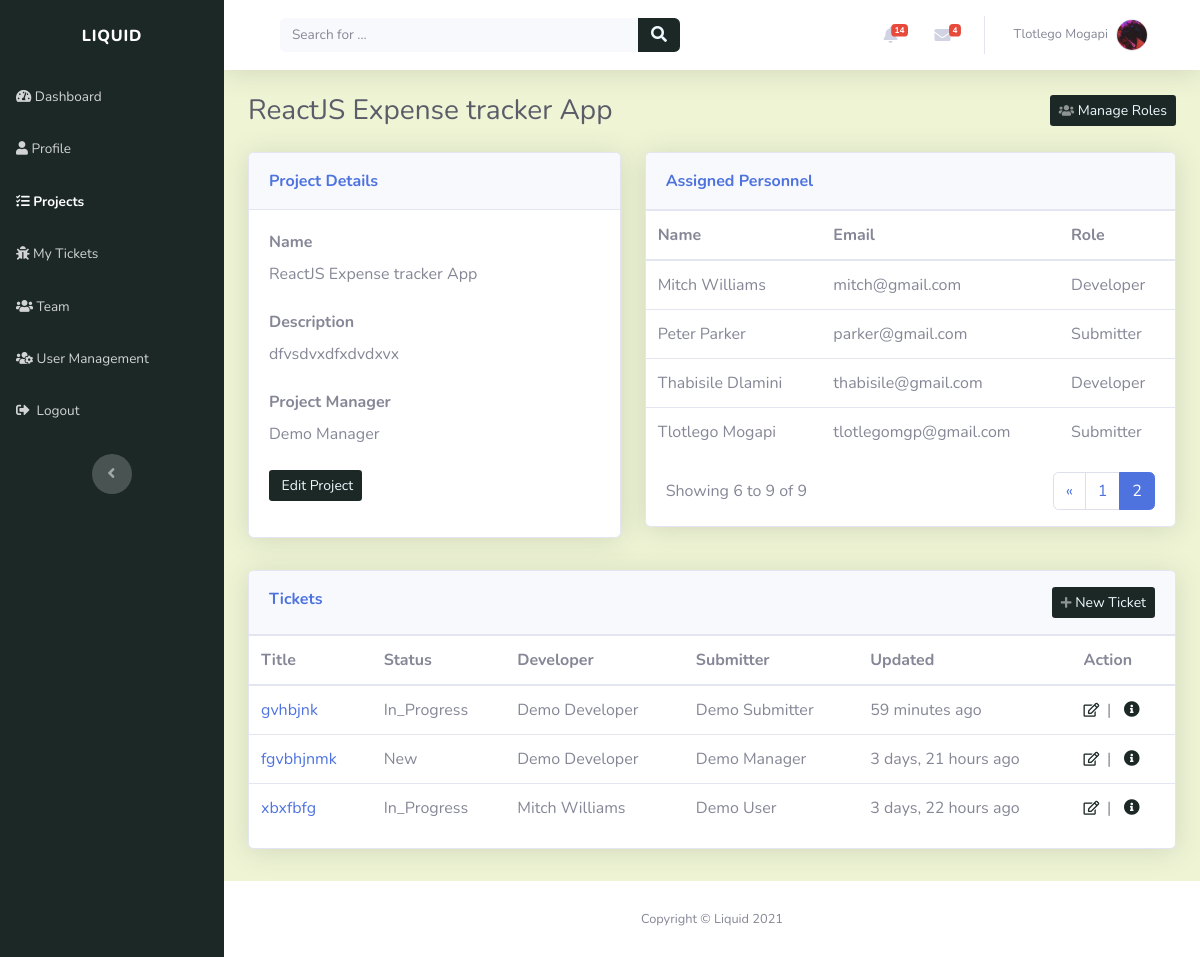
/projects/reactjs-expense-tracker-app-qkhvylyg/?page=2 (signed in), run on the app's committed database.
### account/models.py (models this page shows, shortened)
class Profile(models.Model):
    user = models.OneToOneField(settings.AUTH_USER_MODEL, on_delete=models.CASCADE, unique=True)
    profile_picture = models.ImageField(default='profile_images/default.jpg', upload_to='profile_images', blank=True)
    website = models.URLField(blank=True)
    first_name = models.CharField(max_length=30, blank=True)
    last_name = models.CharField(max_length=30, blank=True)
    address = models.CharField(max_length=50, blank=True)
    city = models.CharField(max_length=50, blank=True)
    country = models.CharField(max_length=50, blank=True)
    slug = models.SlugField(unique=True, blank=True)
    def __str__(self):
        return self.user.email

class Account(AbstractBaseUser):
    email = models.EmailField(verbose_name="email", max_length=30, unique=True)
    username = models.CharField(max_length=30, unique=True)
    date_created = models.DateTimeField(verbose_name="date created", auto_now_add=True)
    last_login = models.DateTimeField(verbose_name="last login", auto_now=True)
    is_admin = models.BooleanField(default=False)
    is_staff = models.BooleanField(default=True)
    is_active = models.BooleanField(default=True)
    is_super_user = models.BooleanField(default=False)
    USERNAME_FIELD = 'email'
    REQUIRED_FIELDS = ['username']
    objects = AccountManager()

### projects/models.py (models this page shows, shortened)
class Project(models.Model):
    name = models.CharField(max_length=50, unique=True)
    description = models.CharField(max_length=200)
    created_on = models.DateTimeField(verbose_name="date created", auto_now_add=True)
    created_by = models.ForeignKey(Profile, on_delete=models.CASCADE)
    slug = models.SlugField(unique=True, blank=True)
    def __str__(self):
        return self.name

class ProjectRole(models.Model):
    ROLE = (
        ('Project Manager', 'Project Manager'),
        ('Developer', 'Developer'),
        ('Submitter', 'Submitter'),
        ('Unassigned', 'Unassigned'),
    )
    user = models.ForeignKey(Profile, on_delete=models.CASCADE)
    project = models.ForeignKey(Project, on_delete=models.CASCADE)
    user_role = models.CharField(max_length=20, choices=ROLE, default='Un-assigned')
    created_on = models.DateTimeField(verbose_name="date added", auto_now_add=True)

### tickets/models.py (models this page shows, shortened)
class Ticket(models.Model):
    TICKET_PRIORITY = (
        ('LOW', 'Low'),
        ('MEDIUM', 'Medium'),
        ('HIGH', 'High'),
    )
    TICKET_STATUS = (
        ('NEW', 'New'),
        ('IN_PROGRESS', 'In Progress'),
        ('RESOLVED', 'Resolved'),
    )
    TICKET_TYPE = (
        ('TASK', 'Task'),
        ('BUG', 'Bug'),
        ('CHANGE', 'Change'),
        ('FEATURE', 'Feature request')
    )
    title = models.CharField(max_length=50)
    description = models.CharField(max_length=200)
    created_by = models.ForeignKey(Profile, on_delete=models.CASCADE)
    project = models.ForeignKey(Project, related_name="tickets", on_delete=models.CASCADE)
    created_on = models.DateTimeField(verbose_name="created_on", auto_now_add=True)
    updated = models.DateTimeField(verbose_name="date updated", auto_now=True)
    priority = models.CharField(max_length=12, choices=TICKET_PRIORITY, default='LOW')
    status = models.CharField(max_length=12, choices=TICKET_STATUS, default='NEW')
    class_type = models.CharField(max_length=12, choices=TICKET_TYPE, default='TASK')
    slug = models.SlugField(unique=True, blank=True)

### projects/views.py (the view)
# urls.py: path('<slug:slug>/', views.project_detail_view, name="view_project"),
@login_required(login_url='login_page')
def project_detail_view(request, slug):
    context = {}
    project = get_object_or_404(Project, slug=slug)
    context['project'] = project
    user = request.user
    user_profile = get_object_or_404(Profile, user=user)
    user_project_role = ProjectRole.objects.filter(project=project).filter(user=user_profile).first()
    context['user_project_role'] = user_project_role
    users = ProjectRole.objects.filter(project=project).exclude(user_role="Project Manager").order_by('user__first_name')
    page = request.GET.get('page', 1)
    users_paginator = Paginator(users, USERS_PER_PAGE)
    try:
        users = users_paginator.page(page)
    except PageNotAnInteger:
        users = users_paginator.page(USERS_PER_PAGE)
    except EmptyPage:
        users = users_paginator.page(users_paginator.num_pages)
    tickets = project.tickets.all().order_by('-created_on')
    context['tickets'] = tickets
    context['user_roles'] = users
    context['manager_role'] = ProjectRole.objects.filter(project=project).filter(user_role="Project Manager").first()
    return render(request, "projects/project_detail.html", context)

### index/custom_processors.py (called while the page is built)
def profile_processor(request):
    if request.user.is_authenticated:
        user = request.user
        user_profile = get_object_or_404(Profile, user=user)
        user_messages = DirectMessage.objects.filter(receiver=user_profile).filter(status='UNREAD').order_by('-created_on')[:5]
        user_alerts = Alert.objects.filter(user=user_profile).filter(status='UNREAD').order_by('-created_on')[:5]
        return {'profile': user_profile, 'direct_messages': user_messages, 'alerts': user_alerts}
    else:
        return{}

### projects/templates/projects/project_detail.html (shortened to what this page needs)
{% extends "index/header.html" %}
{% block content %}
<div class="d-sm-flex justify-content-between align-items-center mb-4">
	<h3 class="text-dark mb-0">{{project|truncatechars:40}}</h3>
	{% if request.user.is_admin or user_project_role.user_role == "Project Manager" %}
	<a class="btn btn-sm d-none d-sm-inline-block" role="button"
		href="{% url 'manage_roles' project.slug %}" style="background: rgb(28, 40, 38); color: aliceblue;"><em
		class="fas fa-users fa-sm text-white-50"></em>&nbsp;Manage Roles
	</a>
	{% endif %}
</div>
<div class="row mb-3">
	<div class="col-lg-5">
		<div class="row">
			<div class="col">
				<div class="card shadow mb-3">
					<div class="card-header py-3">
						<p class="text-primary m-0 font-weight-bold" style="color: rgb(28, 40, 38)">
							Project Details
						</p>
					</div>
					<div class="card-body">
						<div class="form-row">
							<div class="col">
								<div class="form-group">
									<label for="username"><strong>Name</strong></label>
									<p class="mb-4">{{ project.name }}</p>
								</div>
							</div>
						</div>
						<div class="form-row">
							<div class="col">
								<div class="form-group">
									<label for="first_name"><strong>Description</strong></label>
									<p class="mb-4">{{ project.description }}</p>
								</div>
							</div>
						</div>
						<div class="form-row">
							<div class="col">
								<div class="form-group">
									<label for="first_name"><strong>Project Manager</strong></label>
									<p class="mb-4">{{ manager_role.user.first_name }} {{ manager_role.user.last_name }}</p>
								</div>
							</div>
						</div>
						{% if request.user.is_admin %}
						<div class="form-group">
							<a class="btn btn-sm d-none d-sm-inline-block" role="button"
								href="{% url 'edit_project' project.slug %}"
								style="background: rgb(28, 40, 38); color: aliceblue;">&nbsp;Edit Project
							</a>
						</div>
						{% endif %}
					</div>
				</div>
			</div>
		</div>
	</div>
	<div class="col-lg-7">
		<div class="row">
			<div class="col">
				<div class="card shadow mb-3">
					<div class="card-header py-3">
						<p class="text-primary m-0 font-weight-bold" style="color: rgb(28, 40, 38)">
							Assigned Personnel
						</p>
					</div>
					<div class="table-responsive table mt-0" id="dataTable" role="grid"
						aria-describedby="dataTable_info">
						<table class="table my-0" id="dataTable" aria-describedby="users">
							<thead>
								<tr>
									<th scope="col">Name</th>
									<th scope="col">Email</th>
									<th scope="col">Role</th>
								</tr>
							</thead>
							<tbody>
								{% for user in user_roles %}
								<tr style="white-space: nowrap">
									<td>{{user.user.first_name}} {{user.user.last_name}}</td>
									<td>{{ user.user }}</td>
									<td>{{ user.user_role|title }}</td>
								</tr>
								{%endfor%}
							</tbody>
						</table>
					</div>
					<div style="margin-left: 20px; margin-right: 20px">
						{% include 'projects/snippets/users_pagination.html' with users=user_roles %}
					</div>
				</div>
			</div>
		</div>
	</div>
</div>
<div class="row mb-3">
	<div class="col-lg-12">
		<div class="row">
			<div class="col">
				<div class="card shadow mb-3">
					<div class="card-header py-3">
						<p class="text-primary m-0 font-weight-bold" style="color: rgb(28, 40, 38); float: left;">Tickets</p>
						{% if user_project_role.user_role != "Developer" or request.user.is_admin %}
						<a class="btn btn-sm" role="button"
							href="{% url 'add_ticket' project.slug %}"
							style="background: rgb(28, 40, 38); float: right; color: aliceblue;">
							<em class="fas fa-plus fa-sm text-white-50"></em>&nbsp;New Ticket
						</a>
						{% endif %}
					</div>
					{% if tickets %}
					<div class="table-responsive table mt-0" id="dataTable" role="grid"
						aria-describedby="dataTable_info">
						<table class="table my-0" id="dataTable" aria-describedby="projects">
							<thead>
								<tr>
									<th scope="col">Title</th>
									<th scope="col">Status</th>
									<th scope="col">Developer</th>
									<th scope="col">Submitter</th>
									<th scope="col">Updated</th>
									<th scope="col">Action</th>
								</tr>
							</thead>
							<tbody>
								{%for ticket in tickets %} {% include "projects/snippets/project_ticket.html" %} {%endfor%}
							</tbody>
						</table>
					</div>
					{% else %}
					<div style="padding-top: 20px" class="text-center">
						<p><strong>Project Has No Tickets.</strong></p>
					</div>
					{% endif %}
				</div>
			</div>
		</div>
	</div>
</div>
{% endblock %}

### index/templates/index/snippets/navbar.html (shortened to what this page needs)
<nav
	class="navbar navbar-light navbar-expand bg-white shadow mb-4 topbar static-top"
	style="background: rgb(238, 244, 212)"
>
	<div class="container-fluid">
		<div class="container-fluid">
			<form
				method="GET"
				action="{% url 'index_page' %}"
				target="_self"
				class="form-inline d-none d-sm-inline-block mr-auto ml-md-3 my-2 my-md-0 mw-100 navbar-search"
			>
				<div class="input-group">
					<input
						class="bg-light form-control border-0 small"
						type="search"
						placeholder="Search for ..."
						value="{{query}}"
						name="q"
						required
					/>
					<div class="input-group-append">
						<button class="btn py-0" type="submit" style="background: rgb(28, 40, 38); color: aliceblue;">
							<em class="fas fa-search"></em>
						</button>
					</div>
				</div>
			</form>
			<ul class="nav navbar-nav flex-nowrap ml-auto">
				<li class="nav-item dropdown no-arrow mx-1">
					<div class="nav-item dropdown no-arrow">
						<a class="dropdown-toggle nav-link" data-toggle="dropdown" aria-expanded="false" href="#"
							>{% if alerts %}<span class="badge badge-danger badge-counter"
								>{{profile.alert_set.all.count}}</span
							>
							{%endif%}<em class="fas fa-bell fa-fw"></em
						></a>
					</div>
				</li>
				<li class="nav-item dropdown no-arrow mx-1">
					<div class="nav-item dropdown no-arrow">
						<a class="dropdown-toggle nav-link" data-toggle="dropdown" aria-expanded="false" href="#"
							><em class="fas fa-envelope fa-fw"></em>{% if direct_messages %}<span
								class="badge badge-danger badge-counter"
								>{{profile.direct_messages.all.count}}</span
							>{%endif%}</a
						>
					</div>
				</li>
				<li class="nav-item dropdown no-arrow">
					<div class="nav-item dropdown no-arrow">
						<a class="dropdown-toggle nav-link" data-toggle="dropdown" aria-expanded="false" href="#"
							><span class="d-none d-lg-inline mr-2 text-gray-600 small">
								{% if profile.first_name and profile.last_name %} {{profile.first_name}}
								{{profile.last_name}} {% else %} {{user}} {%endif%}
							</span>
							<img
								class="border rounded-circle img-profile"
								src="{{profile.profile_picture.url}}"
								alt="user image"
							/>
						</a>
					</div>
				</li>
			</ul>
		</div>
	</div>
</nav>

### projects/templates/projects/snippets/project_ticket.html
<tr style="white-space: nowrap">
	<td><a href="{% url 'view_ticket' ticket.slug %}">{{ ticket.title | truncatechars:40 }}</a></td>
    <td>{{ ticket.status|title }}</td>
    {% with assignee=ticket.ticketassignee_set.all.first.user %}
    <td>{{ assignee.first_name }} {{ assignee.last_name }}</td>
    {% endwith %}
    <td>{{ ticket.created_by.first_name }} {{ ticket.created_by.last_name }}</td>
	<td>{{ ticket.updated|timesince }} ago</td>
	<td>{% include "tickets/snippets/ticket_action.html" %}</td>
</tr>

### tickets/templates/tickets/snippets/ticket_action.html
<a role="button" href="{% url 'edit_ticket' ticket.slug %}" style="color: rgb(28, 40, 38)" title="Edit"
	><em class="far fa-edit fa-sm">&nbsp</em></a
>
|&nbsp&nbsp
<a role="button" href="{% url 'view_ticket' ticket.slug %}" style="color: rgb(28, 40, 38)" title="More information"
	><em class="fa fa-info-circle">&nbsp</em></a
>

### data on the page
Profile: alert_set.all.count "14", direct_messages.all.count "4", first_name "Tlotlego", last_name "Mogapi", profile_picture (picture)
Project: name "ReactJS Expense tracker App", description "dfvsdvxdfxdvdxvx"
ProjectRole: user.first_name "Demo", user.last_name "Manager"
ProjectRole: user.first_name "Mitch", user.last_name "Williams", user "mitch@gmail.com", user_role "Developer"
ProjectRole: user.first_name "Peter", user.last_name "Parker", user "parker@gmail.com", user_role "Submitter"
ProjectRole: user.first_name "Thabisile", user.last_name "Dlamini", user "thabisile@gmail.com", user_role "Developer"
ProjectRole: user.first_name "Tlotlego", user.last_name "Mogapi", user "tlotlegomgp@gmail.com", user_role "Submitter"
Ticket: title "gvhbjnk", status "In_Progress", ticketassignee_set.all.first.user.first_name "Demo", ticketassignee_set.all.first.user.last_name "Developer", created_by.first_name "Demo", created_by.last_name "Submitter", updated "59 minutes"
Ticket: title "fgvbhjnmk", status "New", ticketassignee_set.all.first.user.first_name "Demo", ticketassignee_set.all.first.user.last_name "Developer", created_by.first_name "Demo", created_by.last_name "Manager", updated "3 days, 21 hours"
Ticket: title "xbxfbfg", status "In_Progress", ticketassignee_set.all.first.user.first_name "Mitch", ticketassignee_set.all.first.user.last_name "Williams", created_by.first_name "Demo", created_by.last_name "User", updated "3 days, 22 hours"

### other printed values
{{ users.start_index }} "6"
{{ users.end_index }} "9"
{{ users.paginator.count }} "9"
{{ i }} "1"
{{ i }} "2"
